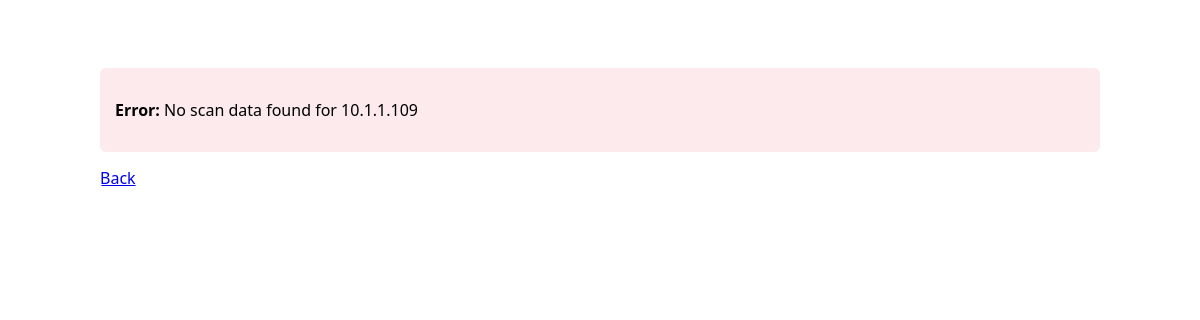
The page /report/10.1.1.109 on the database as committed earlier.
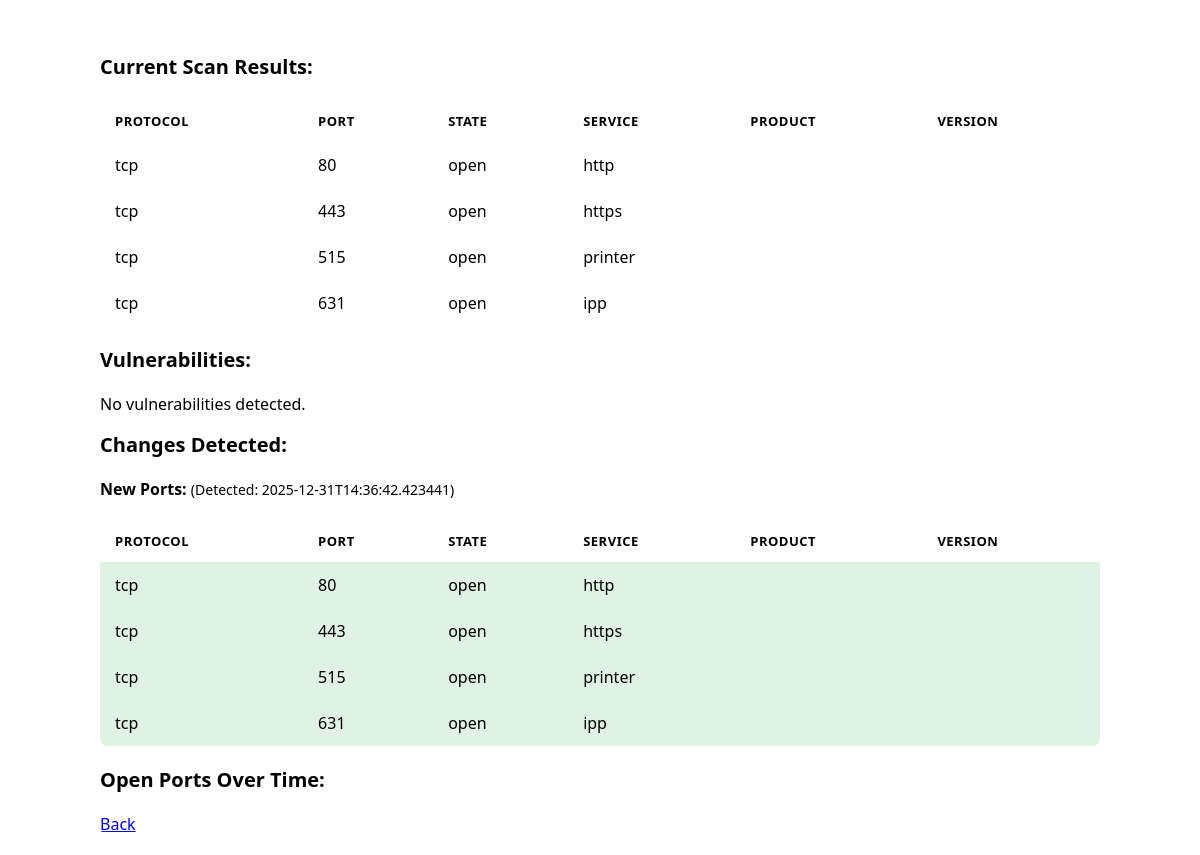
The same page on the database as committed later.
### tables this page shows
CREATE TABLE scans (
                        id INTEGER PRIMARY KEY,
                        ip TEXT,
                        protocol TEXT,
                        port INTEGER,
                        state TEXT,
                        service TEXT,
                        product TEXT,
                        version TEXT,
                        scan_date TEXT);

### app.py (the view)
@app.route('/report/<ip>')
def generate_asset_report(ip):
    try:
        if not validate_ip(ip):
            logger.warning(f"Invalid IP address for report: {ip}")
            return render_template('report.html', ip=ip, error="Invalid IP address format.")
        scan_results, changes, vulnerabilities = vuln_scan.generate_report_from_existing(ip)
        generate_report_plot(ip)
        return render_template('report.html', ip=ip, scan_results=scan_results, changes=changes, vulnerabilities=vulnerabilities)
    except ScanError as e:
        logger.error(f"Report generation error for {ip}: {e}")
        return render_template('report.html', ip=ip, error=str(e))
    except Exception as e:
        logger.error(f"Unexpected error generating report for {ip}: {e}")
        return render_template('report.html', ip=ip, error="An unexpected error occurred generating the report.")

### vuln_scan.py (called while the page is built)
def validate_ip(ip):
    try:
        ipaddress.ip_address(ip)
        return True
    except ValueError:
        return False

### templates/report.html (shortened to what this page needs)
<!DOCTYPE html>
<html>
<head>
    <link rel="stylesheet" type="text/css" href="{{ url_for('static', filename='style.css') }}">
</head>
<body>
    <div class="container">
        <h1>Scan Report for {{ ip }}</h1>
        {% if error %}
            <div class="error">
                <p><strong>Error:</strong> {{ error }}</p>
            </div>
        {% elif scan_results is not none %}
            <h2>Current Scan Results:</h2>
            {% if scan_results %}
                <table>
                    <tr>
                        <th>Protocol</th>
                        <th>Port</th>
                        <th>State</th>
                        <th>Service</th>
                        <th>Product</th>
                        <th>Version</th>
                    </tr>
                    {% for result in scan_results %}
                        <tr>
                            <td>{{ result[0] }}</td>
                            <td>{{ result[1] }}</td>
                            <td>{{ result[2] }}</td>
                            <td>{{ result[3] }}</td>
                            <td>{{ result[4] }}</td>
                            <td>{{ result[5] }}</td>
                        </tr>
                    {% endfor %}
                </table>
            {% else %}
                <p>No open ports found.</p>
            {% endif %}
            <h2>Vulnerabilities:</h2>
            {% if vulnerabilities %}
                <table>
                    <tr>
                        <th>Severity</th>
                        <th>CVE ID</th>
                        <th>Vulnerability</th>
                        <th>Port</th>
                        <th>CVSS Score</th>
                        <th>Description</th>
                    </tr>
                    {% for vuln in vulnerabilities %}
                        <tr class="vuln-{{ vuln.severity|lower }}">
                            <td><span class="severity-badge {{ vuln.severity|lower }}">{{ vuln.severity|upper }}</span></td>
                            <td>{{ vuln.vuln_id }}</td>
                            <td>{{ vuln.vuln_name }}</td>
                            <td>{{ vuln.port }}/{{ vuln.protocol }}</td>
                            <td>{{ vuln.cvss_score if vuln.cvss_score else 'N/A' }}</td>
                            <td>{{ vuln.description[:100] }}{% if vuln.description|length > 100 %}...{% endif %}</td>
                        </tr>
                    {% endfor %}
                </table>
            {% else %}
                <p>No vulnerabilities detected.</p>
            {% endif %}
            <h2>Changes Detected:</h2>
            {% if changes and (changes.added or changes.removed or changes.changed) %}
                {% if changes.added %}
                    <h3>New Ports:{% if changes.latest_date %} <span style="font-weight: normal; font-size: 14px;">(Detected: {{ changes.latest_date }})</span>{% endif %}</h3>
                    <table>
                        <tr>
                            <th>Protocol</th>
                            <th>Port</th>
                            <th>State</th>
                            <th>Service</th>
                            <th>Product</th>
                            <th>Version</th>
                        </tr>
                        {% for port in changes.added %}
                            <tr class="added">
                                <td>{{ port[0] }}</td>
                                <td>{{ port[1] }}</td>
                                <td>{{ port[2] }}</td>
                                <td>{{ port[3] }}</td>
                                <td>{{ port[4] }}</td>
                                <td>{{ port[5] }}</td>
                            </tr>
                        {% endfor %}
                    </table>
                {% endif %}
            {% else %}
                <p>No changes detected.</p>
            {% endif %}
            <h2>Open Ports Over Time:</h2>
        {% else %}
            <p>No scan results available.</p>
        {% endif %}
        <a href="{{ url_for('index') }}">Back</a>
    </div>
</body>
</html>

### static/style.css (style rules this page uses)
* { box-sizing: border-box; }
body { font-family: var(--font-family, 'Segoe UI', Arial, sans-serif); background-color: var(--bg-primary); color: var(--text-primary); margin: 0; padding: 20px; transition: background-color 0.3s ease, color 0.3s ease; }
.container { max-width: 1000px; margin: 0 auto; background-color: var(--bg-secondary); padding: 0; box-shadow: 0 0 20px var(--shadow-color); border-radius: 8px; border: 1px solid var(--border-color); overflow: hidden; }
h1 { margin: 0; color: #ffffff; font-size: 24px; font-weight: 600; }
h2 { color: var(--text-primary); margin-top: 0; margin-bottom: 20px; font-size: 20px; }
h3 { margin-top: 20px; color: var(--text-primary); font-size: 16px; }
table { width: 100%; border-collapse: collapse; margin: 20px 0; background-color: var(--bg-secondary); border-radius: 8px; overflow: hidden; }
th, td { padding: 12px 15px; text-align: left; border-bottom: 1px solid var(--border-light); }
th { background-color: var(--table-header-bg); font-weight: 600; color: var(--text-primary); font-size: 13px; text-transform: uppercase; letter-spacing: 0.5px; }
td { color: var(--text-secondary); }
tr:last-child td { border-bottom: none; }
tr.added { background-color: rgba(40, 167, 69, 0.15); }

Rows that differ between the two databases and show on the page:
now on this page (row edited): scans: protocol "tcp", port "80", state "open", service "http"
now on this page (row edited): scans: protocol "tcp", port "443", state "open", service "https"
now on this page (row edited): scans: protocol "tcp", port "515", state "open", service "printer"
now on this page (row edited): scans: protocol "tcp", port "631", state "open", service "ipp"
Other text that changed with them:
{{ changes.latest_date }}: (not shown) → "2025-12-31T14:36:42.423441"
{{ error }}: "No scan data found for 10.1.1.109" → (not shown)
text no longer shown: "Error:"
text now shown: "Current Scan Results: PROTOCOL PORT STATE SERVICE PRODUCT VERSION Vulnerabilities: No vulnerabilities detected. Changes Detected: New Ports: (Detected: ) PROTOCOL PORT STATE SERVICE PRODUCT VERSION Open Ports Over Time:"
